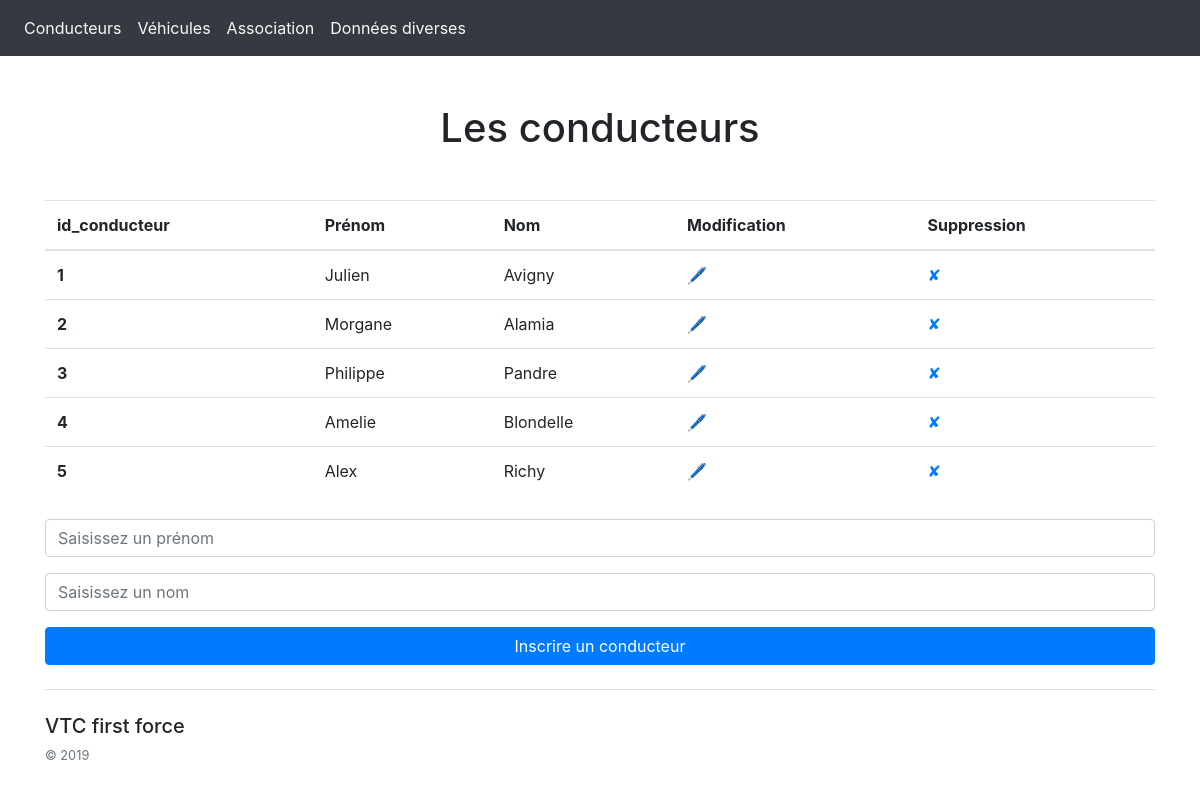
The page / on the database its author committed.
### tables this page shows
CREATE TABLE `conducteur` (
  `id_conducteur` int(11) NOT NULL,
  `prenom` varchar(80) NOT NULL,
  `nom` varchar(80) NOT NULL
);

### src/Controller/AbstractController.php (called while the page is built, shortened)
<?php
abstract class AbstractController
{
    protected function render(string $page, array $parameters = [])
    {
        include_once(__DIR__.'/../../templates/header.php');
        include_once(__DIR__.'/../../templates/' . $page . '.php');
        include_once(__DIR__.'/../../templates/footer.php');
    }
}

### src/Controller/DefaultController.php (called while the page is built, shortened)
<?php
class DefaultController extends AbstractController
{
    public function conducteurs()
    {
        $errors = [];
        $confirmation = [];
        $modification = [];
        $pdo = DbFactory::makePdo();
        $query = $pdo->query('
            SELECT * FROM conducteur
        ');
        $this->render('default/conducteurs',[
            'conducteurs'   => $query->fetchAll(),
            'errors'        => $errors,
            'confirmation'  => $confirmation,
            'modification'  => $modification
        ]);
    }
}

### templates/default/conducteurs.php (the view, shortened to what this page needs)
<?php
$conducteurs = $parameters['conducteurs'];
$errors = $parameters['errors'];
$modif = $parameters['modification'];
$form = ["inscription","Inscrire un conducteur"];
$content = [];
if (empty($modif)) :
    foreach ($conducteurs as $value) :
        $content[] = '<tr><th scope="row">' . $value['id_conducteur'] . '</th>';
        foreach (array_slice($value, 1) as $v) :
            $content[] = '<td>' . $v . '</td>';
        endforeach;
        $content[] = '<td><a href="' . PUBLIC_URL . 'default/conducteur?edit=' . $value['id_conducteur'] . '">🖊️</a></td>';
        $content[] = '<td><a href="' . PUBLIC_URL . 'default/conducteur?remove=' . $value['id_conducteur'] . '">✘</a></td>';
        $content[] = '</tr>';
    endforeach;
    $content = implode('', $content);
else :
    $form = ['modification','Modifier le conducteur ' . $modif['id_conducteur']];
endif;
?>
<section class="container">
    <header>
        <h1 class="text-center display-5 m-5">Les conducteurs</h1>
    </header>
    <?php
    if (empty($modif)) :
    ?>
    <table class="table">
        <thead>
            <tr>
                <th scope="col">id_conducteur</th>
                <th scope="col">Prénom</th>
                <th scope="col">Nom</th>
                <th scope="col">Modification</th>
                <th scope="col">Suppression</th>
            </tr>
        </thead>
        <tbody>
        <?= $content; ?>
        </tbody>
    </table>
    <?php endif; ?>
    <form class="mt-4" method="post" action="<?= PUBLIC_URL . 'default/conducteurs'; ?>">
        <div class="form-group">
            <input type="text"
                    name="prenom"
                    class="form-control <?= isset($errors['prenom']) ? 'is-invalid' : '' ?>"
                    placeholder="Saisissez un prénom"
                    value="<?= $modif['prenom'] ?? null; ?>">
        </div>
        <div class="form-group">
            <input type="text"
                    name="nom"
                    class="form-control <?= isset($errors['nom']) ? 'is-invalid' : '' ?>"
                    placeholder="Saisissez un nom"
                    value="<?= $modif['nom'] ?? null; ?>">
        </div>
        <div class="form-group">
            <button class="btn btn-block btn-primary" name="valider" value="<?= $form[0]; ?>">
                <?= $form[1]; ?>
            </button>
        </div>
    </form>
</section>

### public/index.php (shortened to what this page needs)
<?php
$controller = $_GET['controller'] ?? 'default';
$action     = $_GET['action'] ?? 'conducteurs';
$defaultCtrl = new DefaultController();
if ($controller == 'default')
{
    switch ($action)
    {
        case 'conducteurs':
            $defaultCtrl->conducteurs();
            break;
    }
}

### templates/header.php (shortened to what this page needs)
<!doctype html>
<html lang="fr">
<head>
    <link rel="stylesheet"
          href="https://stackpath.bootstrapcdn.com/bootstrap/4.3.1/css/bootstrap.min.css"
>
    <link rel="stylesheet" href="<?= PUBLIC_URL , 'assets/css/style.css'; ?>">
</head>
<body>
<nav class="navbar navbar-expand-lg navbar-light bg-dark">
    <div class="collapse navbar-collapse" id="navbarNav">
        <ul class="navbar-nav">
            <li class="nav-item">
                <a class="nav-link text-light" href="<?= PUBLIC_URL . 'default/conducteurs'; ?>">Conducteurs</a>
            </li>
            <li class="nav-item">
                <a class="nav-link text-light" href="<?= PUBLIC_URL . 'default/vehicules'; ?>">Véhicules</a>
            </li>
            <li class="nav-item">
                <a class="nav-link text-light" href="<?= PUBLIC_URL . 'default/association'; ?>">Association</a>
            </li>
            <li class="nav-item">
                <a class="nav-link text-light" href="<?= PUBLIC_URL . 'default/donnees'; ?>">Données diverses</a>
            </li>
        </ul>
    </div>
</nav>

### templates/footer.php
<div class="container">
    <footer class="mt-4 pt-4 border-top">
        <div class="row">
            <div class="col-12">
                <h5>VTC first force</h5>
                <small class="d-block text-muted">
                    &copy; <?= date('Y') ?>
                </small>
            </div>
        </div>
    </footer>
</div>
</body>
</html>

### rows shown on the page
conducteur: id_conducteur "1", prenom "Julien Avigny"
conducteur: id_conducteur "2", prenom "Morgane Alamia"
conducteur: id_conducteur "3", prenom "Philippe Pandre"
conducteur: id_conducteur "4", prenom "Amelie Blondelle"
conducteur: id_conducteur "5", prenom "Alex Richy"

### other values the page prints
$form[1] "Inscrire un conducteur"
